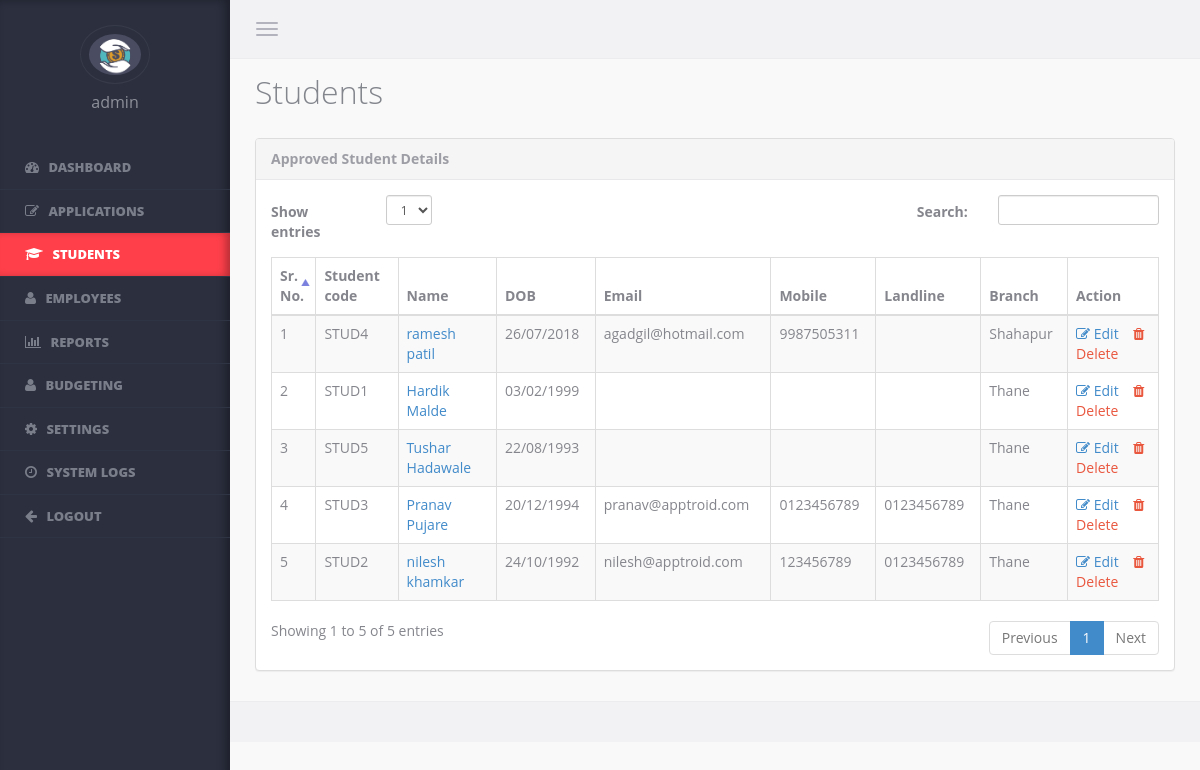
The page /admin/students.php (signed in) on the database its author committed.
### tables this page shows
CREATE TABLE `student_info` (
  `id` int(11) NOT NULL,
  `application_id` varchar(50) DEFAULT NULL,
  `student_code` varchar(50) DEFAULT NULL,
  `first_name` varchar(50) DEFAULT NULL,
  `middle_name` varchar(50) DEFAULT NULL,
  `last_name` varchar(50) DEFAULT NULL,
  `dob` varchar(30) DEFAULT NULL,
  `caste` varchar(50) DEFAULT NULL,
  `vsm_branch` varchar(50) DEFAULT NULL,
  `csr` varchar(30) DEFAULT NULL,
  `csr_organisation` varchar(50) DEFAULT NULL,
  `photo` varchar(200) DEFAULT NULL,
  `status` enum('Pending','Rejected','Enrolled') NOT NULL DEFAULT 'Pending',
  `remark_by_commitee` varchar(500) DEFAULT NULL,
  `submitted_by_admin` int(11) DEFAULT NULL,
  `submission_date` varchar(30) DEFAULT NULL,
  `last_edited_by` int(11) DEFAULT NULL,
  `last_edit_date` varchar(30) DEFAULT NULL
);

CREATE TABLE `contact_details` (
  `id` int(11) NOT NULL,
  `student_id` int(11) DEFAULT NULL,
  `student_email` varchar(50) DEFAULT NULL,
  `student_mobile` varchar(20) DEFAULT NULL,
  `student_landline` varchar(30) DEFAULT NULL,
  `parent_email` varchar(50) DEFAULT NULL,
  `parent_mobile` varchar(20) DEFAULT NULL,
  `parent_landline` varchar(30) DEFAULT NULL,
  `alternate_email` varchar(50) DEFAULT NULL,
  `alternate_mobile` varchar(20) DEFAULT NULL,
  `alternate_landline` varchar(30) DEFAULT NULL,
  `neighbour_email` varchar(50) DEFAULT NULL,
  `neighbour_mobile` varchar(20) DEFAULT NULL,
  `neighbour_landline` varchar(30) DEFAULT NULL,
  `submitted_by_admin` int(11) DEFAULT NULL,
  `submission_date` varchar(30) DEFAULT NULL,
  `last_edited_by` int(11) DEFAULT NULL,
  `last_edit_date` varchar(30) NOT NULL
);

### admin/students.php (the view, shortened to what this page needs)
<?php
include_once 'include/include.php';
if(!isset($_SESSION['admin_id']) && empty($_SESSION['admin_id']) && !isset($_SESSION['admin_type']) && empty($_SESSION['admin_type']))
{
  header('location:login');
}
else
{
?>
<!DOCTYPE html>
<html lang="en">
<head>
    <?php include 'include/head.php';?>
</head>
<body data-ng-app>
    <?php $page='students'; ?>
    <?php include 'include/sidebar-admin.php';?>
    <section class="content">
        <?php include 'include/header.php'; ?>
        <div class="wrapper container-fluid">
            <div class="page-header"><h1>Students</h1> </div>
                <div class="panel panel-default">
                    <div class="panel-heading">Approved Student Details</div>
                    <div class="panel-body">
                        <table cellpadding="0" cellspacing="0" border="0" class="table table-striped table-bordered" id="basic-datatable">
                            <thead>
                                <tr>
                                    <th>Sr. No.</th>
                                    <th>Student code</th>
                                    <th>Name</th>
                                    <th>DOB</th>
                                    <th>Email</th>
                                    <th>Mobile</th>
                                    <th>Landline</th>
                                    <th>Branch</th>
                                    <th>Action</th>
                            </thead>
                            <tbody>
                        <?php
                            $admin_type=$_SESSION['admin_type'];
                            $count=0;
                            if($admin_type!='kp')
                            {
                                $query="SELECT student_info.*,contact_details.student_email,contact_details.student_mobile,contact_details.student_landline FROM student_info left join contact_details on student_info.id=contact_details.student_id WHERE student_info.status='Enrolled' order by id desc";
                            }
                            $query_run=@mysqli_query($connect, $query);
                            while ($result=@mysqli_fetch_assoc($query_run))
                            {
                                $count++;
                        ?>
                                <tr class="odd gradeX">
                                    <td><?= $count; ?></td>
                                    <td><?= $result['student_code']; ?></td>
                                    <td><a href="student_details?student_id=<?= $result['id']; ?>&&student_code=""><?= $result['first_name'].' '.$result['last_name']; ?></a></td>
                                    <td><?php if($result['dob']){ echo date('d/m/Y', strtotime($result['dob'])); } ?></td>
                                    <td><?= $result['student_email']; ?></td>
                                    <td><?= $result['student_mobile']; ?></td>
                                    <td><?= $result['student_landline']; ?></td>
                                    <td><?= $result['vsm_branch']; ?></td>
                                    <td><a href="student_details?student_id=<?= $result['id']; ?>&&student_code="><i class="fa fa-edit"></i> Edit </a>&nbsp;&nbsp;<?php if($admin_type!='kp'){ ?>
									<a href="javascript:void(0);" id="delete_<?php echo $result['id']; ?>" class="text-danger" onclick="deleterecord(<?php echo $result['id']; ?>)" ><i class="fa fa-trash"></i> Delete</a><?php } ?></td>
                                </tr>
                        <?php
                            }
                        ?>
                            </tbody>
                        </table>
                    </div>
                </div>
        </div>
        <?php include 'include/footer.php';?>
    </section>
</body>
</html>
<?php
    }
?>

### admin/include/sidebar-admin.php (shortened to what this page needs)
<aside class="left-panel">
<?php
    $admin_id=$_SESSION['admin_id'];
    $admin_type=$_SESSION['admin_type'];
    $query20="SELECT first_name FROM admin WHERE id='$admin_id'";
    $query20_run=mysqli_query($connect, $query20);
    $admin_data=mysqli_fetch_assoc($query20_run);
    $admin_fname=$admin_data['first_name'];
?>
    <div class="user text-center">
        <img src="../images/logo.jpg" class="img-circle" alt="...">
        <h4 class="user-name"><?= $admin_fname; ?></h4>
    </div>
    <nav class="navigation">
        <ul class="list-unstyled">
            <li <?php if(isset($page) && $page == 'dashboard') {
				echo 'class="active"';
				}
				?>>
			<a href="dashboard">
			<i class="fa fa-dashboard">
			</i>
			<span class="nav-label">
			Dashboard
			</span>
			</a>
			</li>
		<?php
			if($admin_type!='kp')
			{
		?>
            <li <?php
				if(isset($page) && ($page == 'applications' || $page == 'applications?type=Enrolled' || $page == 'applications?type=Rejected' || $page == 'applications?type=Pending')){
					echo 'class="has-submenu active"';
				}
				else{
					echo 'class="has-submenu"';
					}
			?>>
			<a href="#">
			<i class="fa fa-edit">
			</i>
			<span class="nav-label">Applications</span>
			</a>
            </li>
    <?php
        }
    ?>
		    <li <?php if(isset($page) && $page == 'students') {echo 'class="active"';} ?>>
			<a href="students">
			<i class="fa fa-graduation-cap">
			</i>
			<span class="nav-label">Students</span>
			</a>
			</li>
    <?php
        if($admin_type!='kp')
        {
    ?>
		    <li <?php if(isset($page) && $page == 'karyakarta_palak') {echo 'class="active"';} ?>>
			<a href="karyakarta_palak">
			<i class="fa fa-user">
			</i>
			<span class="nav-label">Employees</span>
			</a>
			</li>
    <?php
        }
    ?>
            <li <?php if(isset($page) && ($page == 'monthly_reports' || $page == 'annual_reports')) {echo 'class="active"';} ?> class="has-submenu">
			<a href="#">
			<i class="fa fa-bar-chart">
			</i>
			<span class="nav-label">Reports</span>
			</a>
            </li>
            <li <?php
					if(isset($page) && $page == 'budgeting') {
						echo 'class="active"';
					}
				?>>
			<a href="budgeting">
			<i class="fa fa-user">
			</i>
			<span class="nav-label">Budgeting</span>
			</a>
			</li>
    <?php
        if($admin_type!='kp')
        {
    ?>
            <li <?php
					if(isset($page) && ($page == 'settings' || $page == 'decoding' || $page == 'events')) {
						echo 'class="has-submenu active"';
					}
					else{
						echo 'class="has-submenu"';
					}
				?>>
			<a href="#">
			<i class="fa fa-cog">
			</i>
			<span class="nav-label">Settings</span>
			</a>
            </li>
            <li <?php if(isset($page) && $page == 'system_logs') {echo 'class="active"';} ?>>
			<a href="system_logs">
			<i class="fa fa-clock-o">
			</i>
			<span class="nav-label">System Logs</span>
			</a>
			</li>
    <?php
        }
    ?>
			<li class=""><a href="logout">
			<i class="fa fa-arrow-left">
			</i>
			<span class="nav-label">Logout</span>
			</a>
			</li>
		</ul>
    </nav>
</aside>

### admin/assets/css/app/app.v1.css (style rules this page uses)
body { background-color:#f9f9f9; color:#85868d; font-family: 'Open Sans', sans-serif; position:relative; }
body, html { overflow-x:hidden; }
aside.left-panel { background-color:#2b2f3e; width:230px; position:fixed; padding:25px 0px; box-shadow:inset -5px 0px 8px rgba(0,0,0,0.3); height:100%; top:0px; left:0px; }
.user { margin-bottom:35px; }
.user h4.user-name { color:#8e909a; font-size:16px; }
.user img { border:1px solid #383c4a; padding:8px; width:70px; }
.navigation { margin:20px 0px; }
.navigation > ul > li { position:relative; }
.navigation > ul > li.has-submenu:after { content:"\f105"; font-family: 'FontAwesome'; display:inline-block; position:absolute; color:#7a7e8a; right:15px; transition: all 0.4s; -moz-transition: all 0.4s; -webkit-transition: all 0.4s; -o-transition: all 0.4s; top:10px; visibility:hidden; }
.navigation > ul > li > a { display:block; padding:12px 25px; color:#7a7e8a; text-transform:uppercase; font-size:13px; text-decoration:none; font-weight:800; border-bottom:1px solid #2f3444; transition: all 0.4s; -moz-transition: all 0.4s; -webkit-transition: all 0.4s; -o-transition: all 0.4s; }
.navigation > ul > li:hover > a, .navigation > ul > li.active:hover > a, .navigation > ul > li.active > a { color:#fff; background-color: #ff404b; -webkit-box-shadow: inset -6px 0 8px -2px rgba(0,0,0,0.3); box-shadow: inset -6px 0 8px -2px rgba(0,0,0,0.3); }
.navigation ul li a i { margin-right:6px; font-size:14px; }
.content { margin-left:230px; }
.content > .container-fluid { padding-left:25px; padding-right:25px; }
.page-header { margin:0px; border:0px; }
.page-header h1 { color:#84868e; font-weight:300; font-size:32px; margin-top:15px; margin-bottom:20px; }
.page-header * { font-weight:600; color: #075878; }
.text-danger { color:#E9573F; }
.panel { margin-bottom:30px; }
.panel-heading { font-weight:700; }
.panel-default > .panel-heading, .panel-default > .panel-footer { border-color: #e8e8eb; box-shadow:none; }
.panel-default > .panel-heading, .btn-default { color:#9D9EA5; }

### rows shown on the page
student_info: student_code "STUD4", first_name "ramesh", last_name "patil", dob "26/07/2018", contact_details.student_email "agadgil@hotmail.com", contact_details.student_mobile "9987505311", vsm_branch "Shahapur"
student_info: student_code "STUD1", first_name "Hardik", last_name "Malde", dob "03/02/1999", vsm_branch "Thane"
student_info: student_code "STUD5", first_name "Tushar", last_name "Hadawale", dob "22/08/1993", vsm_branch "Thane"
student_info: student_code "STUD3", first_name "Pranav", last_name "Pujare", dob "20/12/1994", contact_details.student_email "pranav@apptroid.com", contact_details.student_mobile "0123456789", contact_details.student_landline "0123456789", vsm_branch "Thane"
student_info: student_code "STUD2", first_name "nilesh", last_name "khamkar", dob "24/10/1992", contact_details.student_email "nilesh@apptroid.com", contact_details.student_mobile "123456789", contact_details.student_landline "0123456789", vsm_branch "Thane"

### other values the page prints
$admin_fname "admin"
